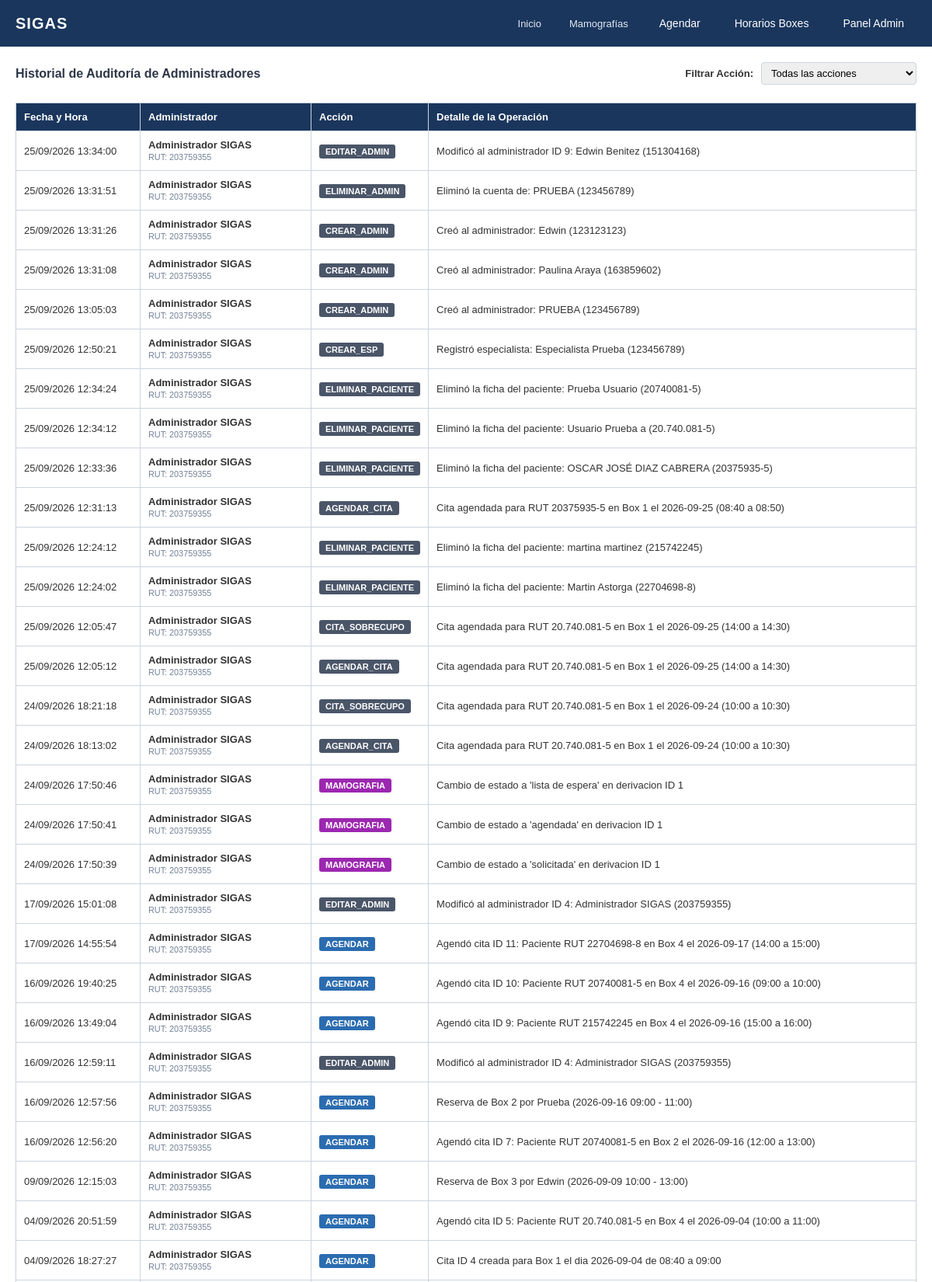
The page /sigas/vistas/auditoria.php (signed in, upper part) on the database its author committed.
### tables this page shows
CREATE TABLE `auditoria_administradores` (
  `id` int(11) NOT NULL,
  `administrador_id` int(11) NOT NULL,
  `accion` varchar(20) NOT NULL,
  `detalle` text NOT NULL,
  `fecha_hora` timestamp NOT NULL DEFAULT current_timestamp()
);

CREATE TABLE `administradores` (
  `id` int(11) NOT NULL,
  `rut` varchar(12) NOT NULL,
  `nombre` varchar(100) NOT NULL,
  `correo` varchar(100) DEFAULT NULL,
  `foto_perfil` varchar(255) DEFAULT NULL,
  `password_hash` varchar(255) NOT NULL,
  `token_recuperacion` varchar(100) DEFAULT NULL,
  `expiracion_token` datetime DEFAULT NULL,
  `created_at` timestamp NOT NULL DEFAULT current_timestamp()
);

### sigas/vistas/auditoria.php (the view, shortened to what this page needs)
<?php
require_once '../conexion.php';
include '../includes/header.php';
$filtroAccion = $_GET['accion'] ?? '';
$sql = "SELECT a.id, a.accion, a.detalle, a.fecha_hora,
               adm.nombre AS admin_nombre, adm.rut AS admin_rut
        FROM auditoria_administradores a
        INNER JOIN administradores adm ON a.administrador_id = adm.id";
$sql .= " ORDER BY a.fecha_hora DESC LIMIT 150";
$stmt = $pdo->prepare($sql);
if (!empty($filtroAccion)) {
    $stmt->execute([':accion' => $filtroAccion]);
} else {
    $stmt->execute();
}
$logs = $stmt->fetchAll();
?>
<div class="panel-grilla" style="padding: 20px; overflow-y: auto; height: calc(100vh - 100px);">
    <div class="grilla-header-info">
        <h2>Historial de Auditoría de Administradores</h2>
        <form method="GET" style="display: flex; gap: 10px; align-items: center;">
            <label for="accion" style="font-size: 13px; font-weight: bold;">Filtrar Acción:</label>
            <select name="accion" id="accion" onchange="this.form.submit()" style="padding: 5px 8px; border-radius: 4px; border: 1px solid #cbd5e0; font-size: 13px;">
                <option value="">Todas las acciones</option>
            </select>
        </form>
    </div>
    <table style="width: 100%; border-collapse: collapse; margin-top: 15px; background: #ffffff; font-size: 13px; box-shadow: 0 1px 3px rgba(0,0,0,0.1);">
        <thead>
            <tr style="background-color: #1a365d; color: #ffffff; text-align: left;">
                <th style="padding: 10px; border: 1px solid #cbd5e0; width: 160px;">Fecha y Hora</th>
                <th style="padding: 10px; border: 1px solid #cbd5e0; width: 220px;">Administrador</th>
                <th style="padding: 10px; border: 1px solid #cbd5e0; width: 140px;">Acción</th>
                <th style="padding: 10px; border: 1px solid #cbd5e0;">Detalle de la Operación</th>
            </tr>
        </thead>
        <tbody>
            <?php if (empty($logs)): ?>
                <tr>
                    <td colspan="4" style="padding: 15px; text-align: center; color: #718096;">No hay registros de auditoría disponibles.</td>
                </tr>
            <?php else: ?>
                <?php foreach ($logs as $log): ?>
                    <tr style="border-bottom: 1px solid #e2e8f0;">
                        <td style="padding: 10px; border: 1px solid #cbd5e0;"><?= date('d/m/Y H:i:s', strtotime($log['fecha_hora'])) ?></td>
                        <td style="padding: 10px; border: 1px solid #cbd5e0;">
                            <strong><?= htmlspecialchars($log['admin_nombre']) ?></strong><br>
                            <small style="color: #718096;">RUT: <?= htmlspecialchars($log['admin_rut']) ?></small>
                        </td>
                        <td style="padding: 10px; border: 1px solid #cbd5e0;">
                            <?php
                                $colorBadge = '#4a5568';
                                if ($log['accion'] === 'AGENDAR') $colorBadge = '#2b6cb0';
                                if ($log['accion'] === 'ELIMINAR') $colorBadge = '#c53030';
                                if ($log['accion'] === 'MAMOGRAFIA') $colorBadge = '#9c27b0';
                                if ($log['accion'] === 'DERIVACION') $colorBadge = '#d69e2e';
                            ?>
                            <span style="background: <?= $colorBadge ?>; color: #fff; padding: 3px 8px; border-radius: 3px; font-size: 11px; font-weight: bold;">
                                <?= htmlspecialchars($log['accion']) ?>
                            </span>
                        </td>
                        <td style="padding: 10px; border: 1px solid #cbd5e0;"><?= htmlspecialchars($log['detalle']) ?></td>
                    </tr>
                <?php endforeach; ?>
            <?php endif; ?>
        </tbody>
    </table>
</div>
<?php include '../includes/footer.php'; ?>

### sigas/assets/css/estilos.css (style rules this page uses)
* { box-sizing: border-box; margin: 0; padding: 0; font-family: Arial, Helvetica, sans-serif; }
body { background-color: #f4f6f8; color: #333333; display: flex; flex-direction: column; min-height: 100vh; }
html, body { max-width: 100vw; overflow-x: hidden; }

### sigas/assets/css/calendario.css (style rules this page uses)
.panel-grilla-bottom, .panel-grilla { flex: 1; display: flex; flex-direction: column; padding: 12px 20px; background: #ffffff; overflow: hidden; }
.grilla-header-info { margin-bottom: 8px; display: flex; justify-content: space-between; align-items: center; }
.grilla-header-info h2 { font-size: 16px; color: #2d3748; }

### rows shown on the page
auditoria_administradores: fecha_hora "25/09/2026 13:34:00", administrador.nombre "Administrador SIGAS", administrador.rut "203759355", accion "EDITAR_ADMIN", detalle "Modificó al administrador ID 9: Edwin Benitez (151304168)"
auditoria_administradores: fecha_hora "25/09/2026 13:31:51", administrador.nombre "Administrador SIGAS", administrador.rut "203759355", accion "ELIMINAR_ADMIN", detalle "Eliminó la cuenta de: PRUEBA (123456789)"
auditoria_administradores: fecha_hora "25/09/2026 13:31:26", administrador.nombre "Administrador SIGAS", administrador.rut "203759355", accion "CREAR_ADMIN", detalle "Creó al administrador: Edwin (123123123)"
auditoria_administradores: fecha_hora "25/09/2026 13:31:08", administrador.nombre "Administrador SIGAS", administrador.rut "203759355", accion "CREAR_ADMIN", detalle "Creó al administrador: Paulina Araya (163859602)"
auditoria_administradores: fecha_hora "25/09/2026 13:05:03", administrador.nombre "Administrador SIGAS", administrador.rut "203759355", accion "CREAR_ADMIN", detalle "Creó al administrador: PRUEBA (123456789)"
auditoria_administradores: fecha_hora "25/09/2026 12:50:21", administrador.nombre "Administrador SIGAS", administrador.rut "203759355", accion "CREAR_ESP", detalle "Registró especialista: Especialista Prueba (123456789)"
auditoria_administradores: fecha_hora "25/09/2026 12:34:24", administrador.nombre "Administrador SIGAS", administrador.rut "203759355", accion "ELIMINAR_PACIENTE", detalle "Eliminó la ficha del paciente: Prueba Usuario (20740081-5)"
auditoria_administradores: fecha_hora "25/09/2026 12:34:12", administrador.nombre "Administrador SIGAS", administrador.rut "203759355", accion "ELIMINAR_PACIENTE", detalle "Eliminó la ficha del paciente: Usuario Prueba a (20.740.081-5)"
auditoria_administradores: fecha_hora "25/09/2026 12:33:36", administrador.nombre "Administrador SIGAS", administrador.rut "203759355", accion "ELIMINAR_PACIENTE", detalle "Eliminó la ficha del paciente: OSCAR JOSÉ DIAZ CABRERA (20375935-5)"
auditoria_administradores: fecha_hora "25/09/2026 12:31:13", administrador.nombre "Administrador SIGAS", administrador.rut "203759355", accion "AGENDAR_CITA", detalle "Cita agendada para RUT 20375935-5 en Box 1 el 2026-09-25 (08:40 a 08:50)"
auditoria_administradores: fecha_hora "25/09/2026 12:24:12", administrador.nombre "Administrador SIGAS", administrador.rut "203759355", accion "ELIMINAR_PACIENTE", detalle "Eliminó la ficha del paciente: martina martinez (215742245)"
auditoria_administradores: fecha_hora "25/09/2026 12:24:02", administrador.nombre "Administrador SIGAS", administrador.rut "203759355", accion "ELIMINAR_PACIENTE", detalle "Eliminó la ficha del paciente: Martin Astorga (22704698-8)"
auditoria_administradores: fecha_hora "25/09/2026 12:05:47", administrador.nombre "Administrador SIGAS", administrador.rut "203759355", accion "CITA_SOBRECUPO", detalle "Cita agendada para RUT 20.740.081-5 en Box 1 el 2026-09-25 (14:00 a 14:30)"
auditoria_administradores: fecha_hora "25/09/2026 12:05:12", administrador.nombre "Administrador SIGAS", administrador.rut "203759355", accion "AGENDAR_CITA", detalle "Cita agendada para RUT 20.740.081-5 en Box 1 el 2026-09-25 (14:00 a 14:30)"
auditoria_administradores: fecha_hora "24/09/2026 18:21:18", administrador.nombre "Administrador SIGAS", administrador.rut "203759355", accion "CITA_SOBRECUPO", detalle "Cita agendada para RUT 20.740.081-5 en Box 1 el 2026-09-24 (10:00 a 10:30)"
auditoria_administradores: fecha_hora "24/09/2026 18:13:02", administrador.nombre "Administrador SIGAS", administrador.rut "203759355", accion "AGENDAR_CITA", detalle "Cita agendada para RUT 20.740.081-5 en Box 1 el 2026-09-24 (10:00 a 10:30)"
auditoria_administradores: fecha_hora "24/09/2026 17:50:46", administrador.nombre "Administrador SIGAS", administrador.rut "203759355", accion "MAMOGRAFIA", detalle "Cambio de estado a 'lista de espera' en derivacion ID 1"
auditoria_administradores: fecha_hora "24/09/2026 17:50:41", administrador.nombre "Administrador SIGAS", administrador.rut "203759355", accion "MAMOGRAFIA", detalle "Cambio de estado a 'agendada' en derivacion ID 1"
auditoria_administradores: fecha_hora "24/09/2026 17:50:39", administrador.nombre "Administrador SIGAS", administrador.rut "203759355", accion "MAMOGRAFIA", detalle "Cambio de estado a 'solicitada' en derivacion ID 1"
auditoria_administradores: fecha_hora "17/09/2026 15:01:08", administrador.nombre "Administrador SIGAS", administrador.rut "203759355", accion "EDITAR_ADMIN", detalle "Modificó al administrador ID 4: Administrador SIGAS (203759355)"
auditoria_administradores: fecha_hora "17/09/2026 14:55:54", administrador.nombre "Administrador SIGAS", administrador.rut "203759355", accion "AGENDAR", detalle "Agendó cita ID 11: Paciente RUT 22704698-8 en Box 4 el 2026-09-17 (14:00 a 15:00)"
auditoria_administradores: fecha_hora "16/09/2026 19:40:25", administrador.nombre "Administrador SIGAS", administrador.rut "203759355", accion "AGENDAR", detalle "Agendó cita ID 10: Paciente RUT 20740081-5 en Box 4 el 2026-09-16 (09:00 a 10:00)"
auditoria_administradores: fecha_hora "16/09/2026 13:49:04", administrador.nombre "Administrador SIGAS", administrador.rut "203759355", accion "AGENDAR", detalle "Agendó cita ID 9: Paciente RUT 215742245 en Box 4 el 2026-09-16 (15:00 a 16:00)"
auditoria_administradores: fecha_hora "16/09/2026 12:59:11", administrador.nombre "Administrador SIGAS", administrador.rut "203759355", accion "EDITAR_ADMIN", detalle "Modificó al administrador ID 4: Administrador SIGAS (203759355)"
auditoria_administradores: fecha_hora "16/09/2026 12:57:56", administrador.nombre "Administrador SIGAS", administrador.rut "203759355", accion "AGENDAR", detalle "Reserva de Box 2 por Prueba (2026-09-16 09:00 - 11:00)"
auditoria_administradores: fecha_hora "16/09/2026 12:56:20", administrador.nombre "Administrador SIGAS", administrador.rut "203759355", accion "AGENDAR", detalle "Agendó cita ID 7: Paciente RUT 20740081-5 en Box 2 el 2026-09-16 (12:00 a 13:00)"
auditoria_administradores: fecha_hora "09/09/2026 12:15:03", administrador.nombre "Administrador SIGAS", administrador.rut "203759355", accion "AGENDAR", detalle "Reserva de Box 3 por Edwin (2026-09-09 10:00 - 13:00)"
auditoria_administradores: fecha_hora "04/09/2026 20:51:59", administrador.nombre "Administrador SIGAS", administrador.rut "203759355", accion "AGENDAR", detalle "Agendó cita ID 5: Paciente RUT 20.740.081-5 en Box 4 el 2026-09-04 (10:00 a 11:00)"
auditoria_administradores: fecha_hora "04/09/2026 18:27:27", administrador.nombre "Administrador SIGAS", administrador.rut "203759355", accion "AGENDAR", detalle "Cita ID 4 creada para Box 1 el dia 2026-09-04 de 08:40 a 09:00"
